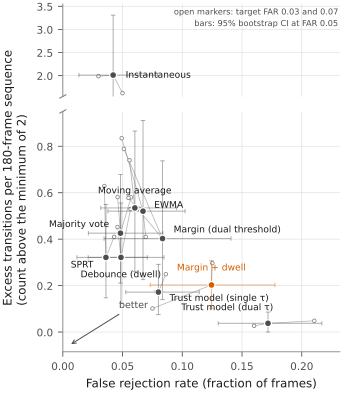

Here is the Python script that generated this plot:
"""Figure 2: the stability-lockout plane at matched operating points.

One marker per decision mechanism at target FAR 0.05, positioned by mean FRR (x) and
mean excess transitions per sequence (y), with 95% bootstrap CI bars on both axes.
Faint satellite markers give the same mechanism at target FAR 0.03 and 0.07, joined to
the 0.05 marker by a thin trail, so the reader can see whether a mechanism's position
is an artefact of the chosen operating point.

The y axis is BROKEN. `instantaneous` sits an order of magnitude above every other
mechanism, and on one continuous linear axis the remaining nine collapse into an
unreadable band across the bottom sixth of the panel. The break is marked on both
axes and both segments are linear with the same tick spacing, so no magnitude is
distorted -- only the empty interval 0.95 to 1.55 is removed.

Sources (read only):
  families/mechanism_metrics.csv                  -> FAR 0.05 (primary calibration target)
  secondary/far_0.03/mechanism_metrics.csv        -> FAR 0.03 sensitivity
  secondary/far_0.07/mechanism_metrics.csv        -> FAR 0.07 sensitivity
"""
import os, sys, json
import numpy as np, pandas as pd
import matplotlib.pyplot as plt
sys.path.insert(0, os.path.dirname(os.path.abspath(__file__)))
from _style import apply_style, save, despine, ANALYSIS, DISPLAY, OI, INK, INK2, INK3, HERE

apply_style()

P05 = pd.read_csv(os.path.join(ANALYSIS, 'families', 'mechanism_metrics.csv'))
P03 = pd.read_csv(os.path.join(ANALYSIS, 'secondary', 'far_0.03', 'mechanism_metrics.csv'))
P07 = pd.read_csv(os.path.join(ANALYSIS, 'secondary', 'far_0.07', 'mechanism_metrics.csv'))
for name, d in [('0.05', P05), ('0.03', P03), ('0.07', P07)]:
    assert len(d) == 10, f'{name}: expected 10 mechanisms, got {len(d)}'

X, Y = 'FRR_mean', 'excess_transitions_mean'
ORDER = list(P05.mechanism)
idx05, idx03, idx07 = (d.set_index('mechanism') for d in (P05, P03, P07))

# Colour carries one bit: the mechanism under test vs the reference mechanisms.
ACCENT, BASE = OI['vermillion'], INK2
BREAK_LO, BREAK_HI = 0.95, 1.55          # the empty interval that is removed

fig, (hi, lo) = plt.subplots(2, 1, figsize=(3.6, 4.0), sharex=True,
                             gridspec_kw=dict(height_ratios=[1.0, 2.6], hspace=0.09))
fig.subplots_adjust(left=0.185, right=0.955, top=0.985, bottom=0.115)


def draw(ax):
    """All ten mechanisms are drawn on BOTH axes; each axis then clips to its range."""
    for m in ORDER:
        xs = [idx03.loc[m, X], idx05.loc[m, X], idx07.loc[m, X]]
        ys = [idx03.loc[m, Y], idx05.loc[m, Y], idx07.loc[m, Y]]
        ax.plot(xs, ys, '-', color=INK3, lw=0.6, alpha=0.55, zorder=1)
        ax.plot([xs[0], xs[2]], [ys[0], ys[2]], 'o', ms=2.6, mfc='white',
                mec=INK3, mew=0.6, alpha=0.95, zorder=2)
    for m in ORDER:
        r = idx05.loc[m]
        c = ACCENT if m == 'hysteresis' else BASE
        ax.errorbar(r[X], r[Y],
                    xerr=[[r[X] - r['FRR_lo']], [r['FRR_hi'] - r[X]]],
                    yerr=[[r[Y] - r['excess_transitions_lo']],
                          [r['excess_transitions_hi'] - r[Y]]],
                    fmt='none', ecolor=c, elinewidth=0.7, capsize=1.6,
                    capthick=0.7, alpha=0.45, zorder=3)
        ax.plot(r[X], r[Y], 'o', ms=5.0, mfc=c, mec='white', mew=0.9, zorder=4)


for ax in (hi, lo):
    draw(ax)
    ax.grid(True, lw=0.5, alpha=0.8)
    ax.set_axisbelow(True)

hi.set_ylim(BREAK_HI, 3.55)
lo.set_ylim(-0.085, BREAK_LO)
hi.set_yticks([2.0, 2.5, 3.0, 3.5])
lo.set_yticks([0.0, 0.2, 0.4, 0.6, 0.8])
lo.set_xlim(0.0, 0.232)

despine(hi, keep=('left',))
despine(lo, keep=('left', 'bottom'))
hi.tick_params(bottom=False)

# break marks on both spines of the gap
kw = dict(marker=[(-1, -0.55), (1, 0.55)], markersize=5, linestyle='none',
          color=INK3, mec=INK3, mew=0.8, clip_on=False)
hi.plot([0], [0], transform=hi.transAxes, **kw)
lo.plot([0], [1], transform=lo.transAxes, **kw)

# --- direct labels ---------------------------------------------------------------
# Hand-placed offsets in points: ten labels do not auto-place legibly at 8.5 cm.
OFF = {
    'instantaneous':         (hi, 9, 0, 'left', 'center'),
    'moving_average':        (lo, 0, 9, 'center', 'bottom'),
    'ewma':                  (lo, 8, 1, 'left', 'bottom'),
    'majority_vote':         (lo, -8, 3, 'right', 'bottom'),
    'debounce':              (lo, 0, -9, 'center', 'top'),
    'margin_dual_threshold': (lo, 8, 3, 'left', 'bottom'),
    'hysteresis':            (lo, 0, 9, 'center', 'bottom'),
    'trust_model':           (lo, 4, 8, 'right', 'bottom'),
    'trust_model_single':    (lo, 8, -1, 'left', 'top'),
    'sprt':                  (lo, -9, -2, 'right', 'top'),
}
for m in ORDER:
    ax, dx, dy, ha, va = OFF[m]
    r = idx05.loc[m]
    ax.annotate(DISPLAY[m], (r[X], r[Y]), textcoords='offset points',
                xytext=(dx, dy), ha=ha, va=va, fontsize=6.6,
                color=ACCENT if m == 'hysteresis' else INK, zorder=6)

lo.set_xlabel('False rejection rate (fraction of frames)')
fig.text(0.016, 0.55, 'Excess transitions per 180-frame sequence\n'
                      '(count above the minimum of 2)',
         rotation=90, va='center', ha='left', fontsize=8.5, color=INK)

# "better" = fewer lockouts and fewer spurious flips
lo.annotate('better', xy=(0.006, -0.055), xytext=(0.047, 0.115),
            fontsize=6.8, color=INK2, ha='left', va='center',
            arrowprops=dict(arrowstyle='->', lw=0.7, color=INK2, shrinkA=2, shrinkB=1))
hi.text(0.230, 3.46,
        'open markers: target FAR 0.03 and 0.07\nbars: 95% bootstrap CI at FAR 0.05',
        fontsize=5.9, color=INK2, ha='right', va='top', linespacing=1.55)

save(fig, 'fig2_stability_lockout')

# ---- numeric checks --------------------------------------------------------------
checks = []
for m in ORDER:
    r = idx05.loc[m]
    checks.append((f'fig2 {DISPLAY[m]} at FAR 0.05 (FRR, excess)',
                   f'{r[X]:.4f}, {r[Y]:.4f}',
                   f"CI FRR [{r['FRR_lo']:.4f}, {r['FRR_hi']:.4f}]; "
                   f"CI excess [{r['excess_transitions_lo']:.4f}, {r['excess_transitions_hi']:.4f}]; "
                   f"n={int(r['n_users_feasible'])}"))
gap = [m for m in ORDER if BREAK_LO < idx05.loc[m, Y] < BREAK_HI
       or BREAK_LO < idx03.loc[m, Y] < BREAK_HI or BREAK_LO < idx07.loc[m, Y] < BREAK_HI]
checks.append(('fig2 points hidden inside the axis break',
               'none' if not gap else ','.join(gap),
               f'break spans excess {BREAK_LO}-{BREAK_HI}'))
feas = {m: (int(idx03.loc[m, 'n_users_feasible']), int(idx05.loc[m, 'n_users_feasible']),
            int(idx07.loc[m, 'n_users_feasible'])) for m in ORDER}
checks.append(('fig2 feasible participants per mechanism (0.03/0.05/0.07)',
               f"{min(min(v) for v in feas.values())}-{max(max(v) for v in feas.values())}",
               '; '.join(f'{DISPLAY[m]} {a}/{b}/{c}' for m, (a, b, c) in feas.items())))
json.dump([dict(check=c, value=v, note=n) for c, v, n in checks],
          open(os.path.join(HERE, '_fig2_checks.json'), 'w'), indent=2)
for c, v, n in checks:
    print(f'  CHECK {c}: {v}')
